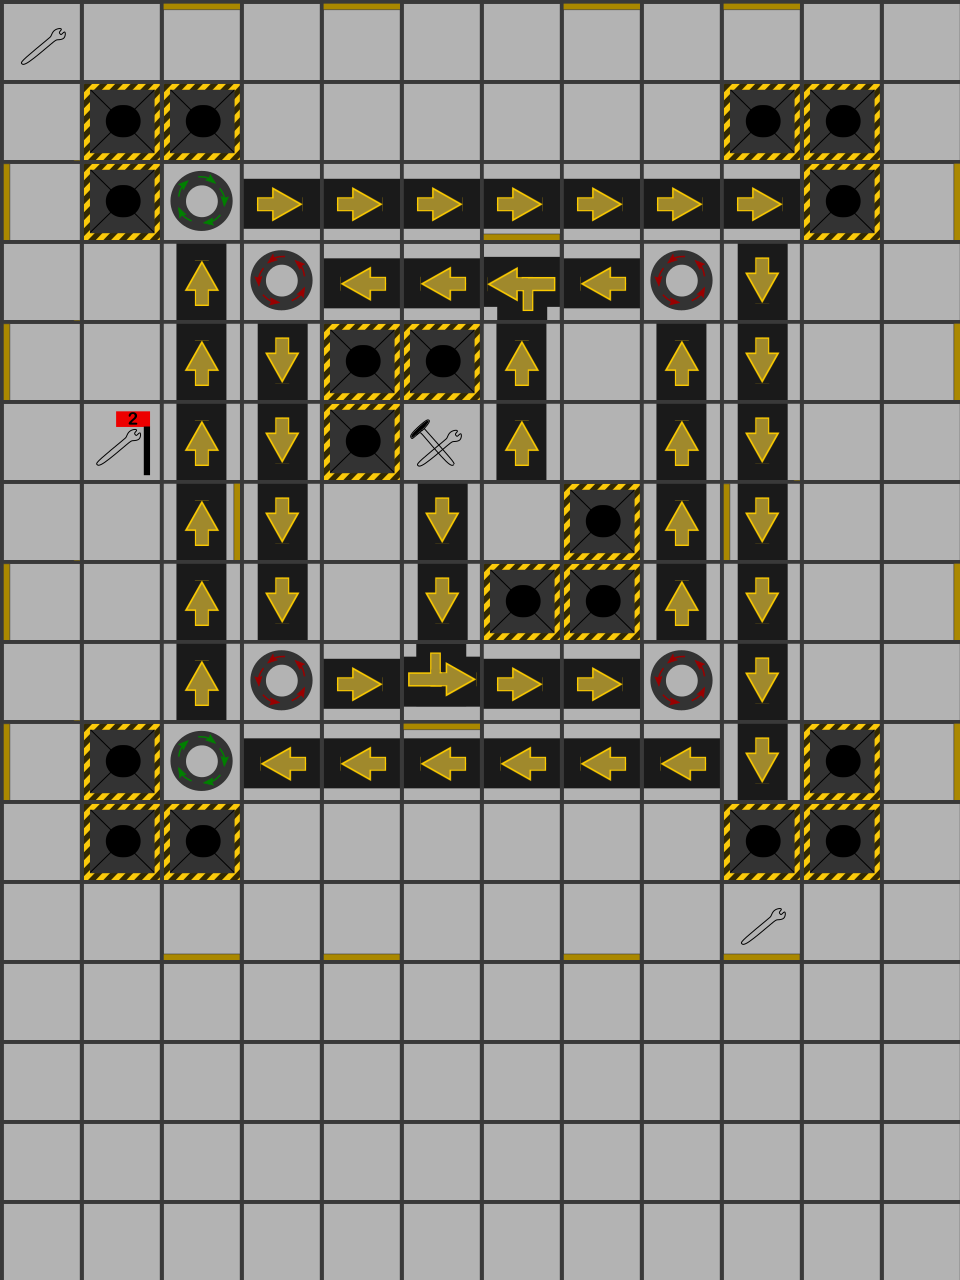

Tiled map render using the project's own tile images. Description and the whole map definition, tile-layer contents included, below:
An orthogonal 12x16 tile map with 80x80 px tiles, 6 tile layers (boardElements, lasers, wallsWEST, wallsSOUTH, ...).

<map version="1.2" tiledversion="1.2.3" orientation="orthogonal" renderorder="right-down" width="12" height="16" tilewidth="80" tileheight="80" infinite="0" nextlayerid="7" nextobjectid="1">
 <tileset firstgid="1" source="properties/tileProperties.tsx" />
 <layer id="1" name="boardElements" width="12" height="16">
  <data encoding="csv">
12,22,22,22,22,22,22,22,22,22,22,22,
22,3,3,22,22,22,22,22,22,3,3,22,
22,3,13,10,10,10,10,10,10,10,3,22,
22,22,1,4,11,11,74,11,4,2,22,22,
22,22,1,2,3,3,1,22,1,2,22,22,
22,31,1,2,3,21,1,22,1,2,22,22,
22,22,1,2,22,2,22,3,1,2,22,22,
22,22,1,2,22,2,3,3,1,2,22,22,
22,22,1,4,10,82,10,10,4,2,22,22,
22,3,13,11,11,11,11,11,11,2,3,22,
22,3,3,22,22,22,22,22,22,3,3,22,
22,22,22,22,22,22,22,22,22,12,22,22,
22,22,22,22,22,22,22,22,22,22,22,22,
22,22,22,22,22,22,22,22,22,22,22,22,
22,22,22,22,22,22,22,22,22,22,22,22,
22,22,22,22,22,22,22,22,22,22,22,22
</data>
 </layer>
 <layer id="6" name="lasers" width="12" height="16">
  <data encoding="csv">
0,0,0,0,0,0,0,0,0,0,0,0,
0,0,0,0,0,0,0,0,0,0,0,0,
0,0,0,0,0,0,0,0,0,0,0,0,
0,0,0,0,0,0,0,0,0,0,0,0,
0,0,0,0,0,0,0,0,0,0,0,0,
0,0,0,0,0,0,0,0,0,0,0,0,
0,0,0,0,0,0,0,0,0,0,0,0,
0,0,0,0,0,0,0,0,0,0,0,0,
0,0,0,0,0,0,0,0,0,0,0,0,
0,0,0,0,0,0,0,0,0,0,0,0,
0,0,0,0,0,0,0,0,0,0,0,0,
0,0,0,0,0,0,0,0,0,0,0,0,
0,0,0,0,0,0,0,0,0,0,0,0,
0,0,0,0,0,0,0,0,0,0,0,0,
0,0,0,0,0,0,0,0,0,0,0,0,
0,0,0,0,0,0,0,0,0,0,0,0
</data>
 </layer>
 <layer id="2" name="wallsWEST" width="12" height="16">
  <data encoding="csv">
0,0,0,0,0,0,0,0,0,0,0,0,
0,0,0,0,0,0,0,0,0,0,0,0,
44,0,0,0,0,0,0,0,0,0,0,0,
0,0,0,0,0,0,0,0,0,0,0,0,
44,0,0,0,0,0,0,0,0,0,0,0,
0,0,0,0,0,0,0,0,0,0,0,0,
0,0,0,0,0,0,0,0,0,44,0,0,
44,0,0,0,0,0,0,0,0,0,0,0,
0,0,0,0,0,0,0,0,0,0,0,0,
44,0,0,0,0,0,0,0,0,0,0,0,
0,0,0,0,0,0,0,0,0,0,0,0,
0,0,0,0,0,0,0,0,0,0,0,0,
0,0,0,0,0,0,0,0,0,0,0,0,
0,0,0,0,0,0,0,0,0,0,0,0,
0,0,0,0,0,0,0,0,0,0,0,0,
0,0,0,0,0,0,0,0,0,0,0,0
</data>
 </layer>
 <layer id="3" name="wallsSOUTH" width="12" height="16">
  <data encoding="csv">
0,0,0,0,0,0,0,0,0,0,0,0,
0,0,0,0,0,0,0,0,0,0,0,0,
0,0,0,0,0,0,17,0,0,0,0,0,
0,0,0,0,0,0,0,0,0,0,0,0,
0,0,0,0,0,0,0,0,0,0,0,0,
0,0,0,0,0,0,0,0,0,0,0,0,
0,0,0,0,0,0,0,0,0,0,0,0,
0,0,0,0,0,0,0,0,0,0,0,0,
0,0,0,0,0,0,0,0,0,0,0,0,
0,0,0,0,0,0,0,0,0,0,0,0,
0,0,0,0,0,0,0,0,0,0,0,0,
0,0,17,0,17,0,0,17,0,17,0,0,
0,0,0,0,0,0,0,0,0,0,0,0,
0,0,0,0,0,0,0,0,0,0,0,0,
0,0,0,0,0,0,0,0,0,0,0,0,
0,0,0,0,0,0,0,0,0,0,0,0
</data>
 </layer>
 <layer id="4" name="wallsEAST" width="12" height="16">
  <data encoding="csv">
0,0,0,0,0,0,0,0,0,0,0,0,
0,0,0,0,0,0,0,0,0,0,0,0,
0,0,0,0,0,0,0,0,0,0,0,35,
0,0,0,0,0,0,0,0,0,0,0,0,
0,0,0,0,0,0,0,0,0,0,0,35,
0,0,0,0,0,0,0,0,0,0,0,0,
0,0,35,0,0,0,0,0,0,0,0,0,
0,0,0,0,0,0,0,0,0,0,0,35,
0,0,0,0,0,0,0,0,0,0,0,0,
0,0,0,0,0,0,0,0,0,0,0,35,
0,0,0,0,0,0,0,0,0,0,0,0,
0,0,0,0,0,0,0,0,0,0,0,0,
0,0,0,0,0,0,0,0,0,0,0,0,
0,0,0,0,0,0,0,0,0,0,0,0,
0,0,0,0,0,0,0,0,0,0,0,0,
0,0,0,0,0,0,0,0,0,0,0,0
</data>
 </layer>
 <layer id="5" name="wallsNORTH" width="12" height="16">
  <data encoding="csv">
0,0,8,0,8,0,0,8,0,8,0,0,
0,0,0,0,0,0,0,0,0,0,0,0,
0,0,0,0,0,0,0,0,0,0,0,0,
0,0,0,0,0,0,0,0,0,0,0,0,
0,0,0,0,0,0,0,0,0,0,0,0,
0,0,0,0,0,0,0,0,0,0,0,0,
0,0,0,0,0,0,0,0,0,0,0,0,
0,0,0,0,0,0,0,0,0,0,0,0,
0,0,0,0,0,0,0,0,0,0,0,0,
0,0,0,0,0,8,0,0,0,0,0,0,
0,0,0,0,0,0,0,0,0,0,0,0,
0,0,0,0,0,0,0,0,0,0,0,0,
0,0,0,0,0,0,0,0,0,0,0,0,
0,0,0,0,0,0,0,0,0,0,0,0,
0,0,0,0,0,0,0,0,0,0,0,0,
0,0,0,0,0,0,0,0,0,0,0,0
</data>
 </layer>
</map>
